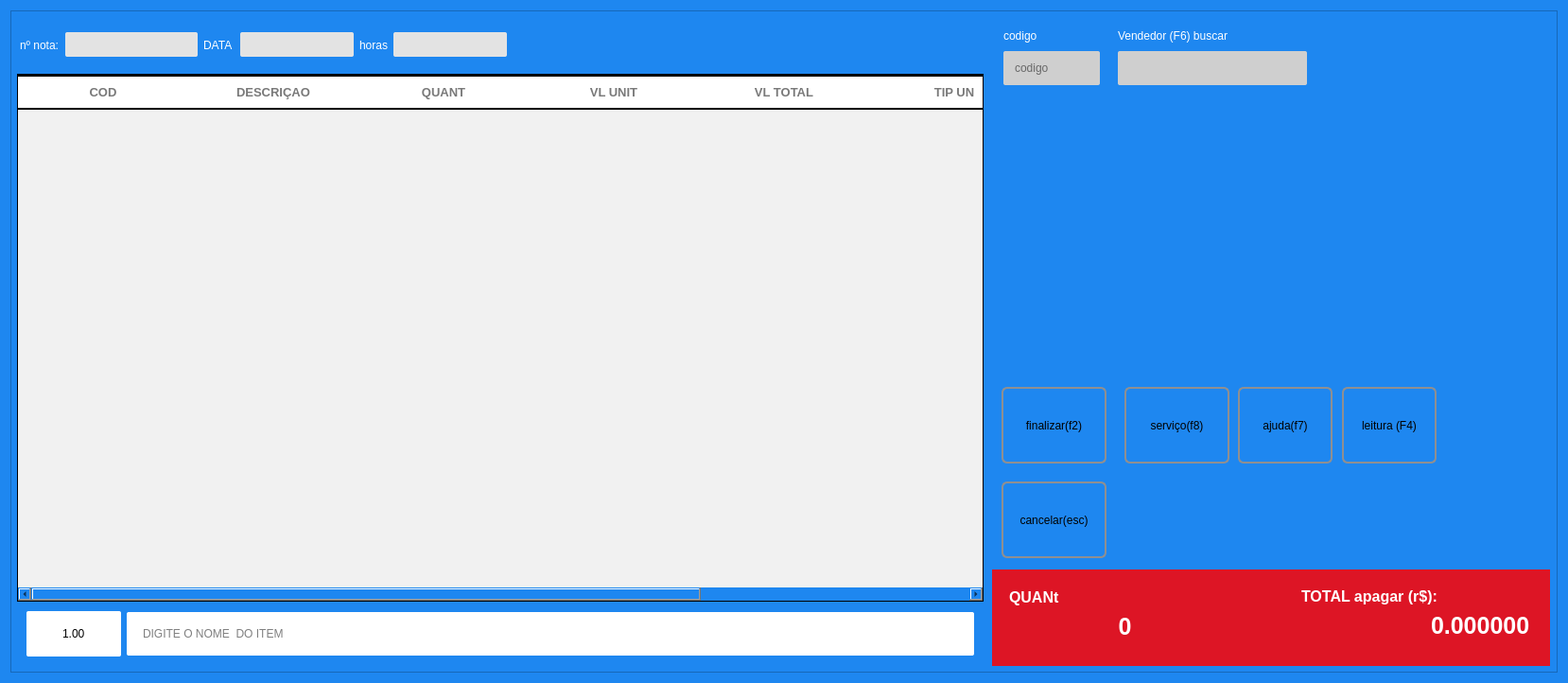
<?xml version="1.0" encoding="UTF-8"?>
<ui version="4.0">
 <class>FormControleioInterno</class>
 <widget class="QDialog" name="FormControleioInterno">
  <property name="geometry">
   <rect>
    <x>0</x>
    <y>0</y>
    <width>1654</width>
    <height>718</height>
   </rect>
  </property>
  <property name="windowTitle">
   <string>Dialog</string>
  </property>
  <property name="styleSheet">
   <string notr="true">text-transform: uppercase;
background: #1E87F0;</string>
  </property>
  <layout class="QVBoxLayout" name="verticalLayout_4">
   <item>
    <widget class="QFrame" name="frame_3">
     <property name="minimumSize">
      <size>
       <width>1636</width>
       <height>700</height>
      </size>
     </property>
     <property name="maximumSize">
      <size>
       <width>16777215</width>
       <height>700</height>
      </size>
     </property>
     <property name="frameShape">
      <enum>QFrame::StyledPanel</enum>
     </property>
     <property name="frameShadow">
      <enum>QFrame::Raised</enum>
     </property>
     <layout class="QHBoxLayout" name="horizontalLayout_6">
      <property name="spacing">
       <number>0</number>
      </property>
      <property name="leftMargin">
       <number>6</number>
      </property>
      <property name="topMargin">
       <number>6</number>
      </property>
      <property name="rightMargin">
       <number>6</number>
      </property>
      <property name="bottomMargin">
       <number>6</number>
      </property>
      <item>
       <widget class="QFrame" name="frame_2">
        <property name="minimumSize">
         <size>
          <width>170</width>
          <height>0</height>
         </size>
        </property>
        <property name="styleSheet">
         <string notr="true">border:none</string>
        </property>
        <property name="frameShape">
         <enum>QFrame::StyledPanel</enum>
        </property>
        <property name="frameShadow">
         <enum>QFrame::Raised</enum>
        </property>
        <layout class="QVBoxLayout" name="verticalLayout_3">
         <property name="spacing">
          <number>0</number>
         </property>
         <property name="leftMargin">
          <number>0</number>
         </property>
         <property name="topMargin">
          <number>0</number>
         </property>
         <property name="rightMargin">
          <number>0</number>
         </property>
         <property name="bottomMargin">
          <number>0</number>
         </property>
         <item>
          <widget class="QFrame" name="fraTop">
           <property name="styleSheet">
            <string notr="true">QFrame{
background: #FFF;

}
</string>
           </property>
           <property name="frameShape">
            <enum>QFrame::StyledPanel</enum>
           </property>
           <property name="frameShadow">
            <enum>QFrame::Raised</enum>
           </property>
           <layout class="QHBoxLayout" name="horizontalLayout_8">
            <property name="spacing">
             <number>0</number>
            </property>
            <property name="leftMargin">
             <number>0</number>
            </property>
            <property name="topMargin">
             <number>0</number>
            </property>
            <property name="rightMargin">
             <number>0</number>
            </property>
            <property name="bottomMargin">
             <number>0</number>
            </property>
           </layout>
          </widget>
         </item>
         <item>
          <widget class="QFrame" name="frame">
           <property name="minimumSize">
            <size>
             <width>0</width>
             <height>60</height>
            </size>
           </property>
           <property name="styleSheet">
            <string notr="true">QFrame#frame_6{border:none;
background: rgb(255, 255, 255,50);}</string>
           </property>
           <property name="frameShape">
            <enum>QFrame::StyledPanel</enum>
           </property>
           <property name="frameShadow">
            <enum>QFrame::Raised</enum>
           </property>
           <layout class="QVBoxLayout" name="verticalLayout_2">
            <property name="spacing">
             <number>3</number>
            </property>
            <property name="leftMargin">
             <number>0</number>
            </property>
            <property name="topMargin">
             <number>2</number>
            </property>
            <property name="rightMargin">
             <number>2</number>
            </property>
            <property name="bottomMargin">
             <number>3</number>
            </property>
            <item>
             <widget class="QFrame" name="frame_6">
              <property name="minimumSize">
               <size>
                <width>0</width>
                <height>30</height>
               </size>
              </property>
              <property name="styleSheet">
               <string notr="true">QFrame#frame_6{border:none;
background: none;}
QLabel{
background:none;
}</string>
              </property>
              <property name="frameShape">
               <enum>QFrame::StyledPanel</enum>
              </property>
              <property name="frameShadow">
               <enum>QFrame::Raised</enum>
              </property>
              <layout class="QHBoxLayout" name="horizontalLayout_4">
               <property name="leftMargin">
                <number>3</number>
               </property>
               <property name="topMargin">
                <number>3</number>
               </property>
               <property name="rightMargin">
                <number>3</number>
               </property>
               <property name="bottomMargin">
                <number>3</number>
               </property>
               <item>
                <widget class="QLabel" name="label_4">
                 <property name="styleSheet">
                  <string notr="true">QLabel{
font-size: 12px;
	font: 75 16pt &quot;MS Shell Dlg 2&quot;;

color:white;
border: none;
}</string>
                 </property>
                 <property name="text">
                  <string>nº nota:</string>
                 </property>
                </widget>
               </item>
               <item>
                <widget class="QLineEdit" name="tx_numeronota">
                 <property name="minimumSize">
                  <size>
                   <width>0</width>
                   <height>20</height>
                  </size>
                 </property>
                 <property name="maximumSize">
                  <size>
                   <width>140</width>
                   <height>16777215</height>
                  </size>
                 </property>
                 <property name="focusPolicy">
                  <enum>Qt::NoFocus</enum>
                 </property>
                 <property name="styleSheet">
                  <string notr="true">QLineEdit{
	background-color: rgb(227, 227, 227);
border-radius: 2px;
color: #000;
font: 16px &quot;Arial&quot; ;
font-weight: bold;

padding:5px
}
</string>
                 </property>
                 <property name="alignment">
                  <set>Qt::AlignCenter</set>
                 </property>
                </widget>
               </item>
               <item>
                <widget class="QLabel" name="lb_FormVenda_25">
                 <property name="styleSheet">
                  <string notr="true">QLabel{
font-size: 12px;
font-family: &quot;Arial Unicode MS&quot;;

color:white;
border: none;
}</string>
                 </property>
                 <property name="text">
                  <string>DATA </string>
                 </property>
                 <property name="alignment">
                  <set>Qt::AlignCenter</set>
                 </property>
                </widget>
               </item>
               <item>
                <widget class="QLineEdit" name="tx_data">
                 <property name="minimumSize">
                  <size>
                   <width>0</width>
                   <height>20</height>
                  </size>
                 </property>
                 <property name="maximumSize">
                  <size>
                   <width>120</width>
                   <height>16777215</height>
                  </size>
                 </property>
                 <property name="focusPolicy">
                  <enum>Qt::NoFocus</enum>
                 </property>
                 <property name="styleSheet">
                  <string notr="true">QLineEdit{
	background-color: rgb(227, 227, 227);
border-radius: 2px;
color: #000;
font: 16px &quot;Arial&quot; ;
font-weight: bold;

padding:5px
}
</string>
                 </property>
                 <property name="maxLength">
                  <number>12</number>
                 </property>
                 <property name="alignment">
                  <set>Qt::AlignCenter</set>
                 </property>
                </widget>
               </item>
               <item>
                <widget class="QLabel" name="label_3">
                 <property name="styleSheet">
                  <string notr="true">QLabel{
font-size: 12px;
font-family: &quot;Arial Unicode MS&quot;;

color:white;
border: none;
}</string>
                 </property>
                 <property name="text">
                  <string>horas</string>
                 </property>
                 <property name="alignment">
                  <set>Qt::AlignCenter</set>
                 </property>
                </widget>
               </item>
               <item>
                <widget class="QLineEdit" name="tx_Horas">
                 <property name="minimumSize">
                  <size>
                   <width>0</width>
                   <height>20</height>
                  </size>
                 </property>
                 <property name="maximumSize">
                  <size>
                   <width>120</width>
                   <height>16777215</height>
                  </size>
                 </property>
                 <property name="focusPolicy">
                  <enum>Qt::NoFocus</enum>
                 </property>
                 <property name="styleSheet">
                  <string notr="true">QLineEdit{
	background-color: rgb(227, 227, 227);
border-radius: 2px;
color: #000;
font: 16px &quot;Arial&quot; ;
font-weight: bold;

padding:5px
}
</string>
                 </property>
                 <property name="maxLength">
                  <number>8</number>
                 </property>
                 <property name="alignment">
                  <set>Qt::AlignCenter</set>
                 </property>
                </widget>
               </item>
               <item>
                <spacer name="horizontalSpacer_7">
                 <property name="orientation">
                  <enum>Qt::Horizontal</enum>
                 </property>
                 <property name="sizeHint" stdset="0">
                  <size>
                   <width>40</width>
                   <height>20</height>
                  </size>
                 </property>
                </spacer>
               </item>
              </layout>
             </widget>
            </item>
           </layout>
          </widget>
         </item>
         <item>
          <widget class="QTableWidget" name="tb_Itens">
           <property name="font">
            <font>
             <pointsize>-1</pointsize>
             <italic>false</italic>
             <bold>true</bold>
            </font>
           </property>
           <property name="cursor" stdset="0">
            <cursorShape>PointingHandCursor</cursorShape>
           </property>
           <property name="focusPolicy">
            <enum>Qt::ClickFocus</enum>
           </property>
           <property name="contextMenuPolicy">
            <enum>Qt::ActionsContextMenu</enum>
           </property>
           <property name="styleSheet">
            <string notr="true">QTableView{
background: #F1F1F1;
color: black;
font-weight: bold;
font-size: 16px;
border:1px solid blakc;
	
	selection-color: rgb(255, 0, 0);
	selection-background-color: rgb(85, 170, 255);
}
QHeaderView:section{
background: #FFF;

font-size: 13px;
font-family: &quot;Arial&quot;;
font-weight: bold;
color: #797979;
border:none;
border-bottom: 2px solid black;
border-top:2px solid black;
padding:5px 0px;
text-transform: uppercase
}



</string>
           </property>
           <property name="autoScrollMargin">
            <number>20</number>
           </property>
           <property name="editTriggers">
            <set>QAbstractItemView::DoubleClicked</set>
           </property>
           <property name="tabKeyNavigation">
            <bool>false</bool>
           </property>
           <property name="showDropIndicator" stdset="0">
            <bool>false</bool>
           </property>
           <property name="dragDropOverwriteMode">
            <bool>false</bool>
           </property>
           <property name="alternatingRowColors">
            <bool>true</bool>
           </property>
           <property name="selectionMode">
            <enum>QAbstractItemView::ContiguousSelection</enum>
           </property>
           <property name="selectionBehavior">
            <enum>QAbstractItemView::SelectRows</enum>
           </property>
           <property name="showGrid">
            <bool>true</bool>
           </property>
           <property name="gridStyle">
            <enum>Qt::SolidLine</enum>
           </property>
           <property name="sortingEnabled">
            <bool>false</bool>
           </property>
           <property name="wordWrap">
            <bool>true</bool>
           </property>
           <attribute name="horizontalHeaderCascadingSectionResizes">
            <bool>false</bool>
           </attribute>
           <attribute name="horizontalHeaderDefaultSectionSize">
            <number>180</number>
           </attribute>
           <attribute name="horizontalHeaderHighlightSections">
            <bool>true</bool>
           </attribute>
           <attribute name="horizontalHeaderShowSortIndicator" stdset="0">
            <bool>false</bool>
           </attribute>
           <attribute name="horizontalHeaderStretchLastSection">
            <bool>false</bool>
           </attribute>
           <attribute name="verticalHeaderVisible">
            <bool>false</bool>
           </attribute>
           <attribute name="verticalHeaderMinimumSectionSize">
            <number>20</number>
           </attribute>
           <attribute name="verticalHeaderDefaultSectionSize">
            <number>50</number>
           </attribute>
           <attribute name="verticalHeaderHighlightSections">
            <bool>true</bool>
           </attribute>
           <column>
            <property name="text">
             <string>COD</string>
            </property>
            <property name="font">
             <font>
              <pointsize>12</pointsize>
             </font>
            </property>
            <property name="textAlignment">
             <set>AlignCenter</set>
            </property>
           </column>
           <column>
            <property name="text">
             <string>DESCRIÇAO</string>
            </property>
            <property name="font">
             <font>
              <pointsize>12</pointsize>
             </font>
            </property>
           </column>
           <column>
            <property name="text">
             <string>QUANT</string>
            </property>
            <property name="font">
             <font>
              <pointsize>12</pointsize>
             </font>
            </property>
           </column>
           <column>
            <property name="text">
             <string>VL UNIT</string>
            </property>
           </column>
           <column>
            <property name="text">
             <string>VL TOTAL</string>
            </property>
           </column>
           <column>
            <property name="text">
             <string>TIP UN</string>
            </property>
           </column>
           <column>
            <property name="text">
             <string>vendedor</string>
            </property>
           </column>
          </widget>
         </item>
         <item>
          <widget class="QFrame" name="fr_addProduto">
           <property name="styleSheet">
            <string notr="true">QFrame{
background:none;

border: 1px solid #1E87F0;
}
</string>
           </property>
           <property name="frameShape">
            <enum>QFrame::NoFrame</enum>
           </property>
           <property name="frameShadow">
            <enum>QFrame::Plain</enum>
           </property>
           <layout class="QHBoxLayout" name="horizontalLayout_5">
            <item>
             <widget class="QDoubleSpinBox" name="db_Quantidade">
              <property name="minimumSize">
               <size>
                <width>100</width>
                <height>48</height>
               </size>
              </property>
              <property name="maximumSize">
               <size>
                <width>150</width>
                <height>48</height>
               </size>
              </property>
              <property name="styleSheet">
               <string notr="true">QDoubleSpinBox{
	background-color: rgb(255, 255, 255);
border-radius: 2px;
color: #000;
font: 13px &quot;Arial&quot; ;
text-transform: uppercase;
padding:15px
}
QDoubleSpinBox:Focus {
border: 1px solid red;
	background-color: rgb(255, 255, 255);r
}</string>
              </property>
              <property name="alignment">
               <set>Qt::AlignCenter</set>
              </property>
              <property name="buttonSymbols">
               <enum>QAbstractSpinBox::NoButtons</enum>
              </property>
              <property name="showGroupSeparator" stdset="0">
               <bool>false</bool>
              </property>
              <property name="maximum">
               <double>99999999.000000000000000</double>
              </property>
              <property name="value">
               <double>1.000000000000000</double>
              </property>
             </widget>
            </item>
            <item>
             <widget class="QLineEdit" name="tx_BuscaItem_2">
              <property name="mouseTracking">
               <bool>true</bool>
              </property>
              <property name="focusPolicy">
               <enum>Qt::StrongFocus</enum>
              </property>
              <property name="styleSheet">
               <string notr="true">QLineEdit{
	background-color: rgb(255, 255, 255);
border-radius: 2px;
color: #000;
font: 13px &quot;Arial&quot; ;
text-transform: uppercase;
padding:15px
}
QLineEdit:Focus {
border: 1px solid red;
	background-color: rgb(255, 255, 127);
}</string>
              </property>
              <property name="text">
               <string/>
              </property>
              <property name="frame">
               <bool>false</bool>
              </property>
              <property name="cursorPosition">
               <number>0</number>
              </property>
              <property name="alignment">
               <set>Qt::AlignLeading|Qt::AlignLeft|Qt::AlignVCenter</set>
              </property>
              <property name="readOnly">
               <bool>false</bool>
              </property>
              <property name="placeholderText">
               <string>DIGITE O NOME  DO ITEM</string>
              </property>
             </widget>
            </item>
           </layout>
          </widget>
         </item>
        </layout>
       </widget>
      </item>
      <item>
       <widget class="QFrame" name="fr_financeiroPedido">
        <property name="minimumSize">
         <size>
          <width>600</width>
          <height>0</height>
         </size>
        </property>
        <property name="maximumSize">
         <size>
          <width>400</width>
          <height>16777215</height>
         </size>
        </property>
        <property name="styleSheet">
         <string notr="true">QFrame{
border-top: 4px solid #277298;
border-bottom: 4px solid #277298;
border:none;}
QComboBox{
background: #CFCFCF;
border-radius: 2px;
color: #000;
font: 13px &quot;Arial&quot; ;
text-transform: uppercase
}
QComboBox:Focus {
border: 1px solid red;
}
 QComboBox::drop-down {
     subcontrol-origin: padding;
     subcontrol-position: top right;
     width: 25px;
     border-left-width: 1px;
     border-left-color: darkgray;
     border-left-style: solid; /* just a single line */
     border-top-right-radius: 3px; /* same radius as the QComboBox */
     border-bottom-right-radius: 3px;
 }
QComboBox::down-arrow {
    
	image: url(:/newPrefix/icons8_expand_arrow.svg);
 }
</string>
        </property>
        <property name="frameShape">
         <enum>QFrame::StyledPanel</enum>
        </property>
        <property name="frameShadow">
         <enum>QFrame::Raised</enum>
        </property>
        <layout class="QVBoxLayout" name="verticalLayout_6">
         <property name="spacing">
          <number>2</number>
         </property>
         <property name="leftMargin">
          <number>9</number>
         </property>
         <property name="topMargin">
          <number>1</number>
         </property>
         <property name="rightMargin">
          <number>1</number>
         </property>
         <property name="bottomMargin">
          <number>1</number>
         </property>
         <item>
          <widget class="QFrame" name="frame_5">
           <property name="minimumSize">
            <size>
             <width>0</width>
             <height>80</height>
            </size>
           </property>
           <property name="styleSheet">
            <string notr="true">QFrame#frame_5{border:none;
background:none;}

QLabel{
font-size: 12px;
	font: 75 12pt &quot;MS Shell Dlg 2&quot;;

color:white;
border: none;
}
QLineEdit{
background: #CFCFCF;
border-radius: 2px;
color: #000;
font: 15px &quot;Arial&quot; ;
text-transform: uppercase;
padding:10px
}
QLineEdit:Focus {
border: 1px solid red;
	background-color: rgb(255, 255, 255);r
}</string>
           </property>
           <property name="frameShape">
            <enum>QFrame::StyledPanel</enum>
           </property>
           <property name="frameShadow">
            <enum>QFrame::Raised</enum>
           </property>
           <layout class="QHBoxLayout" name="horizontalLayout_2">
            <property name="spacing">
             <number>1</number>
            </property>
            <property name="leftMargin">
             <number>3</number>
            </property>
            <property name="topMargin">
             <number>0</number>
            </property>
            <property name="rightMargin">
             <number>0</number>
            </property>
            <property name="bottomMargin">
             <number>0</number>
            </property>
            <item>
             <widget class="QFrame" name="frame_8">
              <property name="maximumSize">
               <size>
                <width>120</width>
                <height>16777215</height>
               </size>
              </property>
              <property name="frameShape">
               <enum>QFrame::StyledPanel</enum>
              </property>
              <property name="frameShadow">
               <enum>QFrame::Raised</enum>
              </property>
              <layout class="QVBoxLayout" name="verticalLayout_7">
               <item>
                <widget class="QLabel" name="label_5">
                 <property name="text">
                  <string>codigo</string>
                 </property>
                </widget>
               </item>
               <item>
                <widget class="QLineEdit" name="tx_codiVendedor">
                 <property name="maximumSize">
                  <size>
                   <width>120</width>
                   <height>16777215</height>
                  </size>
                 </property>
                 <property name="styleSheet">
                  <string notr="true"/>
                 </property>
                 <property name="placeholderText">
                  <string>codigo</string>
                 </property>
                </widget>
               </item>
              </layout>
             </widget>
            </item>
            <item>
             <widget class="QFrame" name="frame_9">
              <property name="maximumSize">
               <size>
                <width>220</width>
                <height>16777215</height>
               </size>
              </property>
              <property name="frameShape">
               <enum>QFrame::StyledPanel</enum>
              </property>
              <property name="frameShadow">
               <enum>QFrame::Raised</enum>
              </property>
              <layout class="QVBoxLayout" name="verticalLayout_8">
               <item>
                <widget class="QLabel" name="label_6">
                 <property name="minimumSize">
                  <size>
                   <width>200</width>
                   <height>0</height>
                  </size>
                 </property>
                 <property name="text">
                  <string>Vendedor (F6) buscar</string>
                 </property>
                </widget>
               </item>
               <item>
                <widget class="QLineEdit" name="tx_descVendedor">
                 <property name="maximumSize">
                  <size>
                   <width>200</width>
                   <height>16777215</height>
                  </size>
                 </property>
                 <property name="focusPolicy">
                  <enum>Qt::NoFocus</enum>
                 </property>
                </widget>
               </item>
              </layout>
             </widget>
            </item>
            <item>
             <spacer name="horizontalSpacer_3">
              <property name="orientation">
               <enum>Qt::Horizontal</enum>
              </property>
              <property name="sizeHint" stdset="0">
               <size>
                <width>40</width>
                <height>20</height>
               </size>
              </property>
             </spacer>
            </item>
           </layout>
          </widget>
         </item>
         <item>
          <spacer name="verticalSpacer">
           <property name="orientation">
            <enum>Qt::Vertical</enum>
           </property>
           <property name="sizeHint" stdset="0">
            <size>
             <width>20</width>
             <height>40</height>
            </size>
           </property>
          </spacer>
         </item>
         <item>
          <widget class="QFrame" name="fr_topoPedido">
           <property name="minimumSize">
            <size>
             <width>0</width>
             <height>200</height>
            </size>
           </property>
           <property name="maximumSize">
            <size>
             <width>16777215</width>
             <height>200</height>
            </size>
           </property>
           <property name="styleSheet">
            <string notr="true">QFrame{background: #1E87F0;
border: none;
}
QToolButton { /* all types of tool button */
    border: 2px solid #8f8f91;
    border-radius: 6px;
    background-color: qlineargradient(x1: 0, y1: 0, x2: 0, y2: 1,
                                      stop: 0 #f6f7fa, stop: 1 #dadbde);
}

QToolButton[popupMode=&quot;1&quot;] { /* only for MenuButtonPopup */
    padding-right: 20px; /* make way for the popup button */
}

QToolButton:pressed {
    background-color: qlineargradient(x1: 0, y1: 0, x2: 0, y2: 1,
                                      stop: 0 #dadbde, stop: 1 #f6f7fa);
}



</string>
           </property>
           <property name="frameShape">
            <enum>QFrame::NoFrame</enum>
           </property>
           <property name="frameShadow">
            <enum>QFrame::Plain</enum>
           </property>
           <widget class="QToolButton" name="bt_finalizar">
            <property name="geometry">
             <rect>
              <x>10</x>
              <y>10</y>
              <width>111</width>
              <height>81</height>
             </rect>
            </property>
            <property name="minimumSize">
             <size>
              <width>100</width>
              <height>81</height>
             </size>
            </property>
            <property name="focusPolicy">
             <enum>Qt::TabFocus</enum>
            </property>
            <property name="text">
             <string>finalizar(f2)</string>
            </property>
            <property name="icon">
             <iconset resource="../assets/file.qrc">
              <normaloff>:/novo/telainicial/finalizado.png</normaloff>:/novo/telainicial/finalizado.png</iconset>
            </property>
            <property name="iconSize">
             <size>
              <width>30</width>
              <height>30</height>
             </size>
            </property>
            <property name="shortcut">
             <string>F2</string>
            </property>
            <property name="popupMode">
             <enum>QToolButton::InstantPopup</enum>
            </property>
            <property name="toolButtonStyle">
             <enum>Qt::ToolButtonTextUnderIcon</enum>
            </property>
           </widget>
           <widget class="QToolButton" name="bt_cancela">
            <property name="geometry">
             <rect>
              <x>10</x>
              <y>110</y>
              <width>111</width>
              <height>81</height>
             </rect>
            </property>
            <property name="minimumSize">
             <size>
              <width>100</width>
              <height>81</height>
             </size>
            </property>
            <property name="text">
             <string>cancelar(esc)</string>
            </property>
            <property name="icon">
             <iconset resource="../assets/file.qrc">
              <normaloff>:/novo/telainicial/cancelarvenda.png</normaloff>:/novo/telainicial/cancelarvenda.png</iconset>
            </property>
            <property name="iconSize">
             <size>
              <width>30</width>
              <height>30</height>
             </size>
            </property>
            <property name="shortcut">
             <string>Esc</string>
            </property>
            <property name="toolButtonStyle">
             <enum>Qt::ToolButtonTextUnderIcon</enum>
            </property>
           </widget>
           <widget class="QToolButton" name="bt_leitura">
            <property name="geometry">
             <rect>
              <x>370</x>
              <y>10</y>
              <width>100</width>
              <height>81</height>
             </rect>
            </property>
            <property name="minimumSize">
             <size>
              <width>100</width>
              <height>81</height>
             </size>
            </property>
            <property name="text">
             <string>leitura (F4)</string>
            </property>
            <property name="icon">
             <iconset resource="../assets/file.qrc">
              <normaloff>:/novo/telainicial/orcamentos.png</normaloff>:/novo/telainicial/orcamentos.png</iconset>
            </property>
            <property name="iconSize">
             <size>
              <width>30</width>
              <height>30</height>
             </size>
            </property>
            <property name="shortcut">
             <string>F4</string>
            </property>
            <property name="toolButtonStyle">
             <enum>Qt::ToolButtonTextUnderIcon</enum>
            </property>
           </widget>
           <widget class="QToolButton" name="bt_servico">
            <property name="geometry">
             <rect>
              <x>140</x>
              <y>10</y>
              <width>111</width>
              <height>81</height>
             </rect>
            </property>
            <property name="minimumSize">
             <size>
              <width>100</width>
              <height>81</height>
             </size>
            </property>
            <property name="text">
             <string>serviço(f8)</string>
            </property>
            <property name="icon">
             <iconset resource="../assets/file.qrc">
              <normaloff>:/novo/telainicial/serviço.png</normaloff>:/novo/telainicial/serviço.png</iconset>
            </property>
            <property name="iconSize">
             <size>
              <width>30</width>
              <height>30</height>
             </size>
            </property>
            <property name="shortcut">
             <string>F8</string>
            </property>
            <property name="toolButtonStyle">
             <enum>Qt::ToolButtonTextUnderIcon</enum>
            </property>
           </widget>
           <widget class="QToolButton" name="bt_ajuda">
            <property name="geometry">
             <rect>
              <x>260</x>
              <y>10</y>
              <width>100</width>
              <height>81</height>
             </rect>
            </property>
            <property name="minimumSize">
             <size>
              <width>100</width>
              <height>81</height>
             </size>
            </property>
            <property name="text">
             <string>ajuda(f7)</string>
            </property>
            <property name="icon">
             <iconset resource="../assets/file.qrc">
              <normaloff>:/novo/telainicial/ajudando.png</normaloff>:/novo/telainicial/ajudando.png</iconset>
            </property>
            <property name="iconSize">
             <size>
              <width>30</width>
              <height>30</height>
             </size>
            </property>
            <property name="shortcut">
             <string>F7</string>
            </property>
            <property name="toolButtonStyle">
             <enum>Qt::ToolButtonTextUnderIcon</enum>
            </property>
           </widget>
          </widget>
         </item>
         <item>
          <widget class="QFrame" name="frame_11">
           <property name="minimumSize">
            <size>
             <width>500</width>
             <height>102</height>
            </size>
           </property>
           <property name="maximumSize">
            <size>
             <width>600</width>
             <height>100</height>
            </size>
           </property>
           <property name="styleSheet">
            <string notr="true">QFrame{
	background-color: qlineargradient(spread:pad, x1:1, y1:1, x2:1, y2:1, stop:1 rgba(255, 0, 0, 216));
}
QLabel{
font-size: 16px;
font-family: &quot;Arial&quot;;
font-weight: bold;
color: white;
border: none
}</string>
           </property>
           <property name="frameShape">
            <enum>QFrame::StyledPanel</enum>
           </property>
           <property name="frameShadow">
            <enum>QFrame::Raised</enum>
           </property>
           <layout class="QVBoxLayout" name="verticalLayout_9">
            <item>
             <widget class="QFrame" name="frame_12">
              <property name="styleSheet">
               <string notr="true">QFrame{
	background-color: none;
}</string>
              </property>
              <property name="frameShape">
               <enum>QFrame::StyledPanel</enum>
              </property>
              <property name="frameShadow">
               <enum>QFrame::Raised</enum>
              </property>
              <layout class="QHBoxLayout" name="horizontalLayout_11">
               <property name="leftMargin">
                <number>0</number>
               </property>
               <property name="topMargin">
                <number>0</number>
               </property>
               <property name="rightMargin">
                <number>0</number>
               </property>
               <item>
                <widget class="QFrame" name="frame_14">
                 <property name="maximumSize">
                  <size>
                   <width>300</width>
                   <height>16777215</height>
                  </size>
                 </property>
                 <property name="frameShape">
                  <enum>QFrame::StyledPanel</enum>
                 </property>
                 <property name="frameShadow">
                  <enum>QFrame::Raised</enum>
                 </property>
                 <layout class="QVBoxLayout" name="verticalLayout_10">
                  <item>
                   <widget class="QLabel" name="lb_FormVenda_29">
                    <property name="maximumSize">
                     <size>
                      <width>16777215</width>
                      <height>30</height>
                     </size>
                    </property>
                    <property name="styleSheet">
                     <string notr="true"/>
                    </property>
                    <property name="text">
                     <string>QUANt</string>
                    </property>
                    <property name="alignment">
                     <set>Qt::AlignLeading|Qt::AlignLeft|Qt::AlignVCenter</set>
                    </property>
                   </widget>
                  </item>
                  <item>
                   <widget class="QLabel" name="tx_quantidadeitem">
                    <property name="styleSheet">
                     <string notr="true">font-size:25px;</string>
                    </property>
                    <property name="text">
                     <string>0</string>
                    </property>
                    <property name="alignment">
                     <set>Qt::AlignCenter</set>
                    </property>
                   </widget>
                  </item>
                 </layout>
                </widget>
               </item>
               <item>
                <spacer name="horizontalSpacer_10">
                 <property name="orientation">
                  <enum>Qt::Horizontal</enum>
                 </property>
                 <property name="sizeType">
                  <enum>QSizePolicy::Fixed</enum>
                 </property>
                 <property name="sizeHint" stdset="0">
                  <size>
                   <width>40</width>
                   <height>20</height>
                  </size>
                 </property>
                </spacer>
               </item>
               <item>
                <widget class="QFrame" name="frame_16">
                 <property name="frameShape">
                  <enum>QFrame::StyledPanel</enum>
                 </property>
                 <property name="frameShadow">
                  <enum>QFrame::Raised</enum>
                 </property>
                 <layout class="QVBoxLayout" name="verticalLayout_15">
                  <item>
                   <widget class="QLabel" name="lb_FormVenda_28">
                    <property name="styleSheet">
                     <string notr="true"/>
                    </property>
                    <property name="text">
                     <string>TOTAL apagar (r$):</string>
                    </property>
                    <property name="alignment">
                     <set>Qt::AlignLeading|Qt::AlignLeft|Qt::AlignVCenter</set>
                    </property>
                   </widget>
                  </item>
                  <item>
                   <widget class="QDoubleSpinBox" name="db_ValorTotalvenda">
                    <property name="focusPolicy">
                     <enum>Qt::NoFocus</enum>
                    </property>
                    <property name="styleSheet">
                     <string notr="true">
font-size: 25px;
font-family: &quot;Arial&quot;;
font-weight: bold;
color:white;
border: none;
background: transparent;
</string>
                    </property>
                    <property name="alignment">
                     <set>Qt::AlignRight|Qt::AlignTrailing|Qt::AlignVCenter</set>
                    </property>
                    <property name="buttonSymbols">
                     <enum>QAbstractSpinBox::NoButtons</enum>
                    </property>
                    <property name="showGroupSeparator" stdset="0">
                     <bool>true</bool>
                    </property>
                    <property name="decimals">
                     <number>6</number>
                    </property>
                    <property name="maximum">
                     <double>9999999.000000000000000</double>
                    </property>
                   </widget>
                  </item>
                 </layout>
                </widget>
               </item>
              </layout>
             </widget>
            </item>
           </layout>
          </widget>
         </item>
        </layout>
       </widget>
      </item>
     </layout>
    </widget>
   </item>
  </layout>
 </widget>
 <tabstops>
  <tabstop>tx_BuscaItem_2</tabstop>
  <tabstop>db_Quantidade</tabstop>
  <tabstop>tx_codiVendedor</tabstop>
  <tabstop>bt_finalizar</tabstop>
  <tabstop>bt_servico</tabstop>
  <tabstop>bt_ajuda</tabstop>
  <tabstop>bt_leitura</tabstop>
  <tabstop>bt_cancela</tabstop>
 </tabstops>
 <resources>
  <include location="../assets/file.qrc"/>
 </resources>
 <connections/>
</ui>
